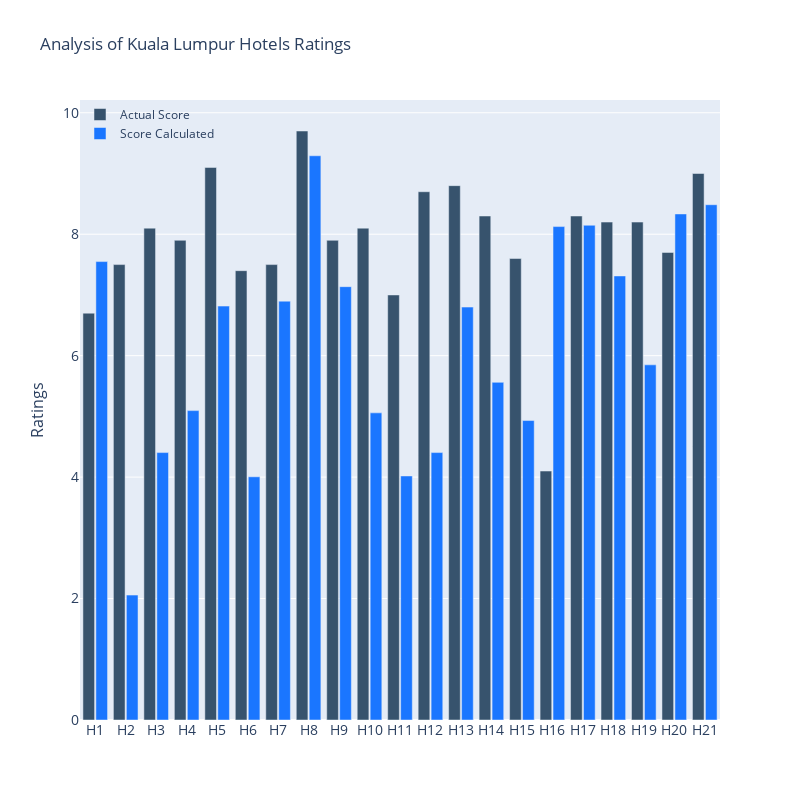

Here is the notebook cell this chart was saved with:
### Code cell
import plotly.graph_objects as go
import pandas as pd

# Read csv data
dataFrame = pd.read_csv("kuala_lumpur.csv")
# Create initial arrays for hotels score
actual_hotel_score = list()
polarity_hotel_score = list()
base_content = list()

# Append the data to the lists
dataFrame1 = dataFrame['V1']
for i in dataFrame1:
    actual_hotel_score.append(i)

dataFrame2 = dataFrame['V2']
for i in dataFrame2:
    polarity_hotel_score.append(i)

for i in range(1, len(dataFrame1) + 1):
    base_content.append("H" + str(i))


fig = go.Figure()
fig.add_trace(go.Bar(x=base_content,
                y = actual_hotel_score,
                name = 'Actual Score',
                marker_color='rgb(55, 83, 109)'
                ))
fig.add_trace(go.Bar(x=base_content,
                y = polarity_hotel_score,
                name = 'Score Calculated',
                marker_color='rgb(26, 118, 255)'
                ))

fig.update_layout(
    title='Analysis of Kuala Lumpur Hotels Ratings',
    xaxis_tickfont_size=14,
    yaxis=dict(
        title='Ratings',
        titlefont_size=16,
        tickfont_size=14,
    ),
    legend=dict(
        x=0,
        y=1.0,
        bgcolor='rgba(255, 255, 255, 0)',
        bordercolor='rgba(255, 255, 255, 0)'
    ),
    autosize = False,
    width = 800,
    height = 800,
    barmode='group',
    bargap=0.15, # gap between bars of adjacent location coordinates.
    bargroupgap=0.1 # gap between bars of the same location coordinate.
)
fig.show()

### Figure 1 — Plotly figure (JSON) as saved in the notebook; plotly's stock layout.template omitted (floating-point values rounded to 4 significant figures)
{"data": [{"marker": {"color": "rgb(55, 83, 109)"}, "name": "Actual Score", "type": "bar", "x": ["H1", "H2", "H3", "H4", "H5", "H6", "H7", "H8", "H9", "H10", "H11", "H12", "H13", "H14", "H15", "H16", "H17", "H18", "H19", "H20", "H21"], "y": [6.7, 7.5, 8.1, 7.9, 9.1, 7.4, 7.5, 9.7, 7.9, 8.1, 7, 8.7, 8.8, 8.3, 7.6, 4.1, 8.3, 8.2, 8.2, 7.7, 9]}, {"marker": {"color": "rgb(26, 118, 255)"}, "name": "Score Calculated", "type": "bar", "x": ["H1", "H2", "H3", "H4", "H5", "H6", "H7", "H8", "H9", "H10", "H11", "H12", "H13", "H14", "H15", "H16", "H17", "H18", "H19", "H20", "H21"], "y": [7.55, 2.057, 4.404, 5.095, 6.817, 4.005, 6.897, 9.292, 7.136, 5.058, 4.019, 4.404, 6.8, 5.561, 4.932, 8.126, 8.147, 7.313, 5.849, 8.334, 8.486]}], "layout": {"autosize": false, "bargap": 0.15, "bargroupgap": 0.1, "barmode": "group", "height": 800, "legend": {"bgcolor": "rgba(255, 255, 255, 0)", "bordercolor": "rgba(255, 255, 255, 0)", "x": 0, "y": 1}, "title": {"text": "Analysis of Kuala Lumpur Hotels Ratings"}, "width": 800, "xaxis": {"tickfont": {"size": 14}}, "yaxis": {"tickfont": {"size": 14}, "title": {"font": {"size": 16}, "text": "Ratings"}}}}
